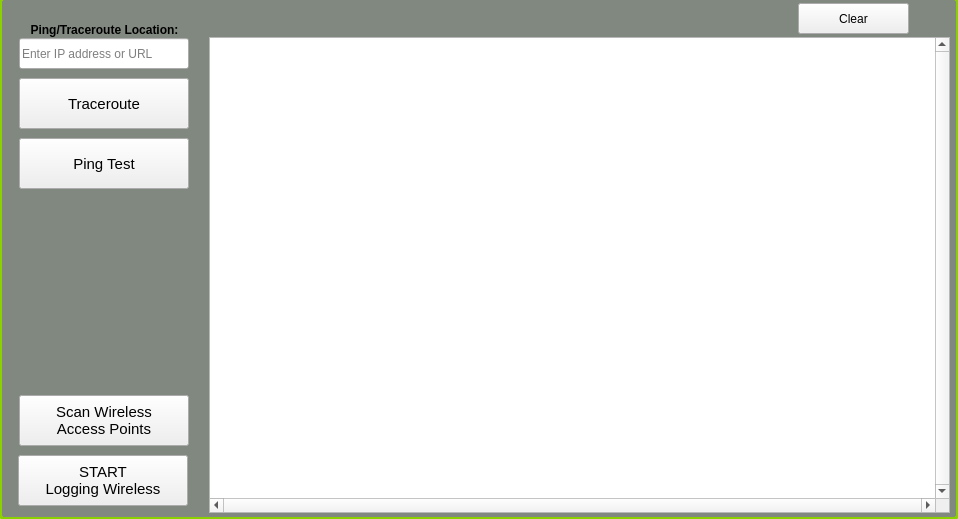
    <widget class="QWidget" name="advToolsTab">
     <property name="sizePolicy">
      <sizepolicy hsizetype="Fixed" vsizetype="Fixed">
       <horstretch>0</horstretch>
       <verstretch>0</verstretch>
      </sizepolicy>
     </property>
     <property name="minimumSize">
      <size>
       <width>958</width>
       <height>519</height>
      </size>
     </property>
     <property name="maximumSize">
      <size>
       <width>958</width>
       <height>519</height>
      </size>
     </property>
     <attribute name="title">
      <string>Tools</string>
     </attribute>
     <widget class="QGroupBox" name="gbAdvNetworkingTools">
      <property name="geometry">
       <rect>
        <x>-1</x>
        <y>-3</y>
        <width>960</width>
        <height>523</height>
       </rect>
      </property>
      <property name="sizePolicy">
       <sizepolicy hsizetype="Fixed" vsizetype="Fixed">
        <horstretch>0</horstretch>
        <verstretch>0</verstretch>
       </sizepolicy>
      </property>
      <property name="minimumSize">
       <size>
        <width>960</width>
        <height>523</height>
       </size>
      </property>
      <property name="maximumSize">
       <size>
        <width>960</width>
        <height>523</height>
       </size>
      </property>
      <property name="styleSheet">
       <string notr="true">QGroupBox#gbAdvNetworkingTools{
	background-color: rgb(129, 136, 128);
    border: 3px solid rgb(139,209,0);
    border-radius:5px;
}</string>
      </property>
      <property name="title">
       <string/>
      </property>
      <widget class="QPushButton" name="toolsScanWirelessAPsBut">
       <property name="geometry">
        <rect>
         <x>20</x>
         <y>398</y>
         <width>170</width>
         <height>51</height>
        </rect>
       </property>
       <property name="sizePolicy">
        <sizepolicy hsizetype="Fixed" vsizetype="Fixed">
         <horstretch>0</horstretch>
         <verstretch>0</verstretch>
        </sizepolicy>
       </property>
       <property name="minimumSize">
        <size>
         <width>170</width>
         <height>51</height>
        </size>
       </property>
       <property name="maximumSize">
        <size>
         <width>170</width>
         <height>51</height>
        </size>
       </property>
       <property name="font">
        <font>
         <pointsize>11</pointsize>
        </font>
       </property>
       <property name="text">
        <string>Scan Wireless
Access Points</string>
       </property>
      </widget>
      <widget class="QPushButton" name="toolsTracerouteTest">
       <property name="geometry">
        <rect>
         <x>20</x>
         <y>81</y>
         <width>170</width>
         <height>51</height>
        </rect>
       </property>
       <property name="sizePolicy">
        <sizepolicy hsizetype="Fixed" vsizetype="Fixed">
         <horstretch>0</horstretch>
         <verstretch>0</verstretch>
        </sizepolicy>
       </property>
       <property name="minimumSize">
        <size>
         <width>170</width>
         <height>51</height>
        </size>
       </property>
       <property name="maximumSize">
        <size>
         <width>170</width>
         <height>51</height>
        </size>
       </property>
       <property name="font">
        <font>
         <pointsize>11</pointsize>
        </font>
       </property>
       <property name="text">
        <string>Traceroute</string>
       </property>
      </widget>
      <widget class="QPushButton" name="toolsPingTestBut">
       <property name="geometry">
        <rect>
         <x>20</x>
         <y>141</y>
         <width>170</width>
         <height>51</height>
        </rect>
       </property>
       <property name="sizePolicy">
        <sizepolicy hsizetype="Fixed" vsizetype="Fixed">
         <horstretch>0</horstretch>
         <verstretch>0</verstretch>
        </sizepolicy>
       </property>
       <property name="minimumSize">
        <size>
         <width>170</width>
         <height>51</height>
        </size>
       </property>
       <property name="maximumSize">
        <size>
         <width>170</width>
         <height>51</height>
        </size>
       </property>
       <property name="font">
        <font>
         <pointsize>11</pointsize>
        </font>
       </property>
       <property name="text">
        <string>Ping Test</string>
       </property>
       <property name="checkable">
        <bool>true</bool>
       </property>
      </widget>
      <widget class="QTextEdit" name="teTools">
       <property name="geometry">
        <rect>
         <x>210</x>
         <y>40</y>
         <width>741</width>
         <height>476</height>
        </rect>
       </property>
       <property name="sizePolicy">
        <sizepolicy hsizetype="Fixed" vsizetype="Fixed">
         <horstretch>0</horstretch>
         <verstretch>0</verstretch>
        </sizepolicy>
       </property>
       <property name="minimumSize">
        <size>
         <width>741</width>
         <height>476</height>
        </size>
       </property>
       <property name="maximumSize">
        <size>
         <width>741</width>
         <height>476</height>
        </size>
       </property>
       <property name="font">
        <font>
         <pointsize>10</pointsize>
        </font>
       </property>
       <property name="focusPolicy">
        <enum>Qt::NoFocus</enum>
       </property>
       <property name="verticalScrollBarPolicy">
        <enum>Qt::ScrollBarAlwaysOn</enum>
       </property>
       <property name="horizontalScrollBarPolicy">
        <enum>Qt::ScrollBarAlwaysOn</enum>
       </property>
       <property name="undoRedoEnabled">
        <bool>false</bool>
       </property>
       <property name="html">
        <string notr="true">&lt;!DOCTYPE HTML PUBLIC &quot;-//W3C//DTD HTML 4.0//EN&quot; &quot;http://www.w3.org/TR/REC-html40/strict.dtd&quot;&gt;
&lt;html&gt;&lt;head&gt;&lt;meta name=&quot;qrichtext&quot; content=&quot;1&quot; /&gt;&lt;style type=&quot;text/css&quot;&gt;
p, li { white-space: pre-wrap; }
&lt;/style&gt;&lt;/head&gt;&lt;body style=&quot; font-family:'MS Shell Dlg 2'; font-size:10pt; font-weight:400; font-style:normal;&quot;&gt;
&lt;p style=&quot;-qt-paragraph-type:empty; margin-top:0px; margin-bottom:0px; margin-left:0px; margin-right:0px; -qt-block-indent:0; text-indent:0px; font-family:'Sans Serif';&quot;&gt;&lt;br /&gt;&lt;/p&gt;&lt;/body&gt;&lt;/html&gt;</string>
       </property>
       <property name="textInteractionFlags">
        <set>Qt::NoTextInteraction</set>
       </property>
      </widget>
      <widget class="QPushButton" name="toolsWirelessLoggingBut">
       <property name="geometry">
        <rect>
         <x>19</x>
         <y>458</y>
         <width>170</width>
         <height>51</height>
        </rect>
       </property>
       <property name="sizePolicy">
        <sizepolicy hsizetype="Fixed" vsizetype="Fixed">
         <horstretch>0</horstretch>
         <verstretch>0</verstretch>
        </sizepolicy>
       </property>
       <property name="minimumSize">
        <size>
         <width>170</width>
         <height>51</height>
        </size>
       </property>
       <property name="maximumSize">
        <size>
         <width>170</width>
         <height>51</height>
        </size>
       </property>
       <property name="font">
        <font>
         <pointsize>11</pointsize>
        </font>
       </property>
       <property name="text">
        <string>START
Logging Wireless</string>
       </property>
       <property name="checkable">
        <bool>true</bool>
       </property>
      </widget>
      <widget class="QLineEdit" name="leToolsPingTraceroute">
       <property name="geometry">
        <rect>
         <x>20</x>
         <y>41</y>
         <width>170</width>
         <height>31</height>
        </rect>
       </property>
       <property name="sizePolicy">
        <sizepolicy hsizetype="Fixed" vsizetype="Fixed">
         <horstretch>0</horstretch>
         <verstretch>0</verstretch>
        </sizepolicy>
       </property>
       <property name="minimumSize">
        <size>
         <width>170</width>
         <height>31</height>
        </size>
       </property>
       <property name="maximumSize">
        <size>
         <width>170</width>
         <height>31</height>
        </size>
       </property>
       <property name="placeholderText">
        <string>Enter IP address or URL</string>
       </property>
      </widget>
      <widget class="QPushButton" name="ToolsClearBut">
       <property name="geometry">
        <rect>
         <x>799</x>
         <y>6</y>
         <width>111</width>
         <height>31</height>
        </rect>
       </property>
       <property name="sizePolicy">
        <sizepolicy hsizetype="Fixed" vsizetype="Fixed">
         <horstretch>0</horstretch>
         <verstretch>0</verstretch>
        </sizepolicy>
       </property>
       <property name="minimumSize">
        <size>
         <width>111</width>
         <height>31</height>
        </size>
       </property>
       <property name="maximumSize">
        <size>
         <width>111</width>
         <height>31</height>
        </size>
       </property>
       <property name="text">
        <string>Clear</string>
       </property>
      </widget>
      <widget class="QFrame" name="frmToolsWait">
       <property name="geometry">
        <rect>
         <x>3</x>
         <y>600</y>
         <width>954</width>
         <height>517</height>
        </rect>
       </property>
       <property name="sizePolicy">
        <sizepolicy hsizetype="Fixed" vsizetype="Fixed">
         <horstretch>0</horstretch>
         <verstretch>0</verstretch>
        </sizepolicy>
       </property>
       <property name="minimumSize">
        <size>
         <width>954</width>
         <height>517</height>
        </size>
       </property>
       <property name="maximumSize">
        <size>
         <width>954</width>
         <height>517</height>
        </size>
       </property>
       <property name="styleSheet">
        <string notr="true">background-color: rgba(0, 0, 0, 245);</string>
       </property>
       <property name="frameShape">
        <enum>QFrame::StyledPanel</enum>
       </property>
       <property name="frameShadow">
        <enum>QFrame::Raised</enum>
       </property>
       <widget class="QLabel" name="label_66">
        <property name="geometry">
         <rect>
          <x>202</x>
          <y>186</y>
          <width>541</width>
          <height>41</height>
         </rect>
        </property>
        <property name="font">
         <font>
          <pointsize>13</pointsize>
         </font>
        </property>
        <property name="styleSheet">
         <string notr="true">background-color: rgba(255, 255, 255, 0);
color: rgb(255, 255, 255);</string>
        </property>
        <property name="text">
         <string>Scanning Wireless Networks.....</string>
        </property>
        <property name="alignment">
         <set>Qt::AlignCenter</set>
        </property>
       </widget>
       <widget class="QLabel" name="label_80">
        <property name="geometry">
         <rect>
          <x>410</x>
          <y>225</y>
          <width>100</width>
          <height>101</height>
         </rect>
        </property>
        <property name="sizePolicy">
         <sizepolicy hsizetype="Fixed" vsizetype="Fixed">
          <horstretch>0</horstretch>
          <verstretch>0</verstretch>
         </sizepolicy>
        </property>
        <property name="minimumSize">
         <size>
          <width>100</width>
          <height>101</height>
         </size>
        </property>
        <property name="maximumSize">
         <size>
          <width>100</width>
          <height>101</height>
         </size>
        </property>
        <property name="styleSheet">
         <string notr="true">background-color: rgba(255, 255, 255, 0);
background-image: url(:/images/screens/wirelessWait.png);</string>
        </property>
        <property name="text">
         <string/>
        </property>
       </widget>
       <zorder>label_80</zorder>
       <zorder>label_66</zorder>
      </widget>
      <widget class="QLabel" name="label_81">
       <property name="geometry">
        <rect>
         <x>10</x>
         <y>23</y>
         <width>191</width>
         <height>20</height>
        </rect>
       </property>
       <property name="font">
        <font>
         <pointsize>9</pointsize>
         <weight>75</weight>
         <bold>true</bold>
        </font>
       </property>
       <property name="text">
        <string>Ping/Traceroute Location:</string>
       </property>
       <property name="alignment">
        <set>Qt::AlignCenter</set>
       </property>
      </widget>
     </widget>
    </widget>
